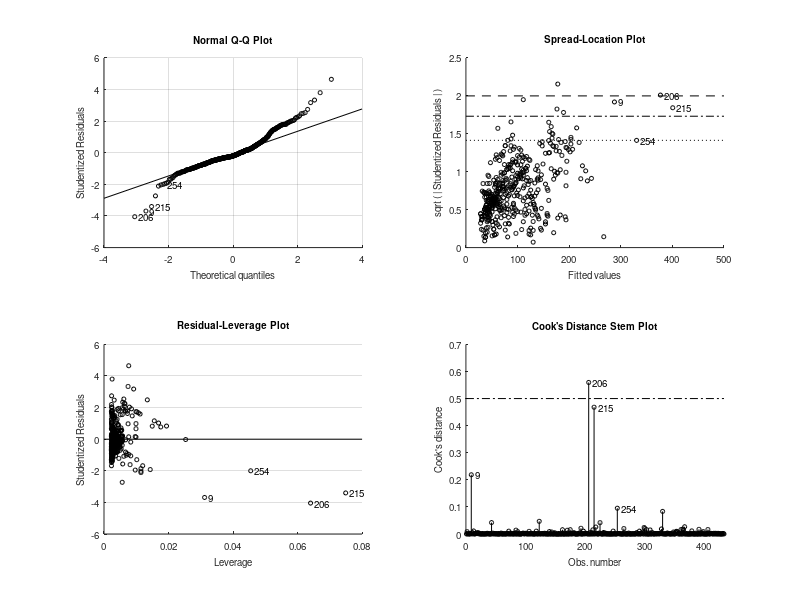

Here is the MATLAB script that generated this plot: (Note: this script raises an error after producing the figure.)
D = csvread("wes_classified_fixed.csv");

X = D(:,4);
Y = D(:,6);

linreg = fitlm(X,Y);
% Coefficients for the regression line
intercept_coeff = linreg.Coefficients{1,1};
X_coeff = linreg.Coefficients{2,1};
reg_y = intercept_coeff + (X_coeff * X);

% 0 class
X0 = [];
Y0 = [];
count_below_line = 0;
for i=1:length(D)
    if D(i,7) == 0
        X0 = [X0;D(i,4)];
        Y0 = [Y0;D(i,6)];
        
        predicted_y = intercept_coeff + (X_coeff * D(i,4));
        count_below_line = count_below_line + ((D(i,6) - predicted_y) < 0);
    end
end

% 1 class
X1 = [];
Y1 = [];
count_above_line = 0;
for i=1:length(D)
    if D(i,7) == 1
        X1 = [X1;D(i,4)];
        Y1 = [Y1;D(i,6)];
        
        predicted_y = intercept_coeff + (X_coeff * D(i,4));
        count_above_line = count_above_line + ((D(i,6) - predicted_y) > 0);
    end
end

percent_label_2 = num2str(round(100 * count_below_line / length(X0)));

plot(X, reg_y)
hold on;
scatter(X0,Y0,'MarkerFaceColor',[1 0 0],'MarkerEdgeColor',[1 0 0]);
hold on;
scatter(X1,Y1,'MarkerFaceColor',[0 0 1],'MarkerEdgeColor',[0 0 1]);
lgd = legend("Line of best fit", "Classified as 0", "Classified as 1");
lgd.FontSize = 12;
lgd.Location = 'northwest';
title("Facebook Attending vs Actual Attending, Colored by 'Event Success' Class");
xlabel("Facebook Attending")
ylabel("Actual Attending")
text(175,75,'Classified correctly relative to line of best fit:','FontWeight','Bold','FontSize',12)
text(175, 60, 'For class = 1:','FontSize',12);
text(175, 45, 'For class = 0:','FontSize',12);
text(195,60,num2str(round(100 * count_above_line / length(X1))),'FontSize',12);
text(195,45,percent_label_2,'FontSize',12);
text(198,60,'%','FontSize',12);
text(198,45,'%','FontSize',12);